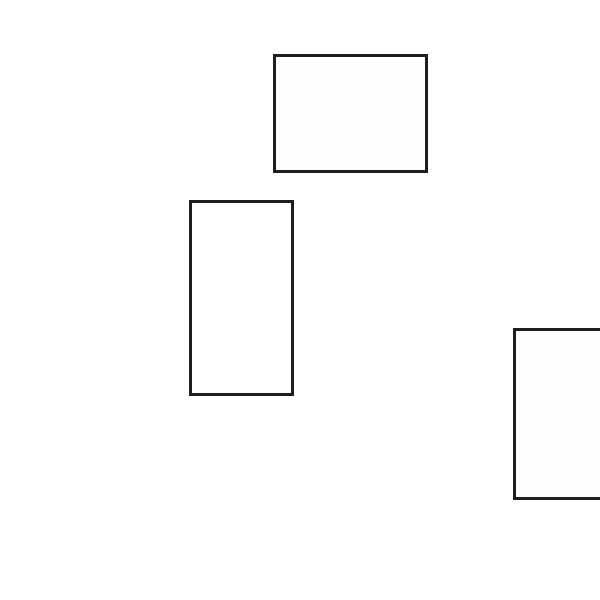
Frame 1 (no input)
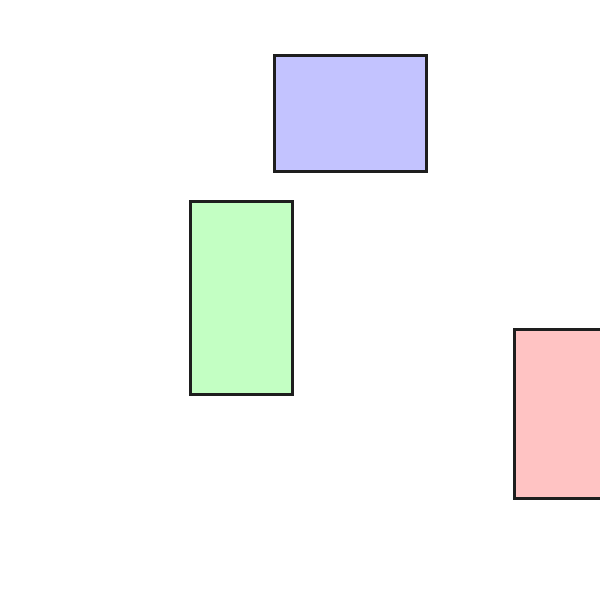
Frame 60 (the mouse pressed at the canvas centre just before this capture)
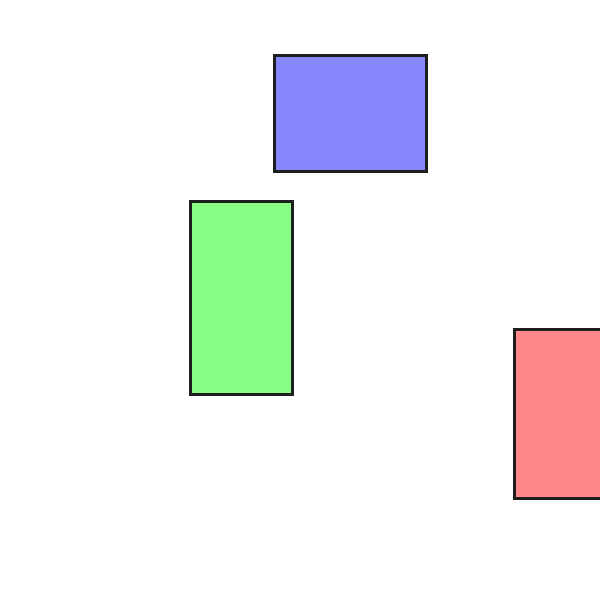
Frame 120 (the mouse held since frame 60 and released just before this capture)

The Processing sketch that drew these frames (run headless with seeded random() and noise(); from frame 60 on, the mouse is pressed at the canvas centre):

// Processing sketch: rgbamondrianpure
// ── rgbamondrianpure.pde
int SIZE = 600;
int baset, tvar;
int SW;
float j = 0;
float[] exes = {random(SIZE*0.25, SIZE*0.75), random(SIZE*0.25, SIZE*0.75), random(SIZE*0.25, SIZE*0.75), random(SIZE*0.25, SIZE*0.75)};
int i = 0;
float x1,x2,x3,y1,y2,y3,w1,w2,w3,h1,h2,h3;
int BG = 255;

void mousePressed() {
  mp();
}
void mp(){
 fill(255);
 //line(20, 30, SIZE-20, 30);
 //   line(SIZE-35, 20, SIZE-35, SIZE-25);
 //   line(20, SIZE-25, 90, SIZE-25);
 //   line(30, SIZE-90, 30, SIZE-10);

    rect(random(SIZE-100), random(SIZE-100),random(100,400), random(100,400));
    rect(random(SIZE-100), random(SIZE-100),random(100,400),random(100,400));

    rect(random(SIZE-100), random(SIZE-100),random(100,400),random(100,400));

    strokeWeight(1.25);
    //triangle(SIZE*0.385, SIZE*0.465, SIZE*0.27, SIZE*0.465, SIZE*0.385, SIZE*0.58);
    //line(SIZE*0.385, SIZE*0.465, SIZE*0.385, SIZE*0.635);
}

void setup() {
  SW = 10;
    stroke(30);

  strokeCap(SQUARE);
  surface.setSize(SIZE, SIZE);
  background(BG);
  //background(color(0,100,100, 1));
  strokeWeight(SW);
  baset = 5;
  tvar = 0;
//  s1 = new Scribbler(random(SIZE), random(SIZE), 60, 5);
   x1 = random(SIZE);
      x2 = random(SIZE);
      x3 = random(SIZE);
      y1 = random(SIZE);
      y2 = random(SIZE);
      y3 = random(SIZE);
      w1 = random(100,250);
      w2 = random(100,250);
      w3 = random(100,250);
      h1 = random(100,250);
      h2 = random(100,250);
      h3 = random(100,250);
}

void lines() {
  strokeWeight(2);
    for(int i = 0; i < exes.length; i++){
          float x = exes[i];

    line(x,SIZE*0.25,x,(SIZE*0.25+(SIZE*0.5/600.0)*j));
    }
    j = (j + 1);
    println(j);
}

void draw() {    
  
  if(i++==255){
      i = 0;
      background(BG);
      x1 = random(SIZE-100);
      x2 = random(SIZE-100);
      x3 = random(SIZE-100);
      y1 = random(SIZE-100);
      y2 = random(SIZE-100);
      y3 = random(SIZE-100);
      w1 = random(100,400);
      w2 = random(100,400);
      w3 = random(100,400);
      h1 = random(100,400);
      h2 = random(100,400);
      h3 = random(100,400);
      mp();
  }
//    s1.scribble();
    //s2.scribble();
    strokeWeight(3);
    //line(20, 30, SIZE-20, 30);
    //line(SIZE-35, 20, SIZE-35, SIZE-25);
    //line(20, SIZE-25, 90, SIZE-25);
    //line(30, SIZE-90, 30, SIZE-10);
        fill(255, 0, 0,1);

    rect(x1, y1, w1, h1);
        fill(0, 255, 0,1);

    rect(x2,y2,w2,h2);
        fill(0, 0, 255,1);

    rect(x3,y3,w3,h3);

    //strokeWeight(1.25);
    //triangle(SIZE*0.385, SIZE*0.465, SIZE*0.27, SIZE*0.465, SIZE*0.385, SIZE*0.58);
    //line(SIZE*0.385, SIZE*0.465, SIZE*0.385, SIZE*0.635);
    //triangle(0, 0, SIZE,0, SIZE, SIZE);
    //lines();
    noFill();
//    fill(255,1);
//    stroke(255, 1);
//
//
//    ellipse(SIZE*0.5,SIZE*0.5,50,50);
//        ellipse(SIZE*0.5,SIZE*0.5,40,40);
//            fill(255,10);
//
//            stroke(255, 10);
//
//        ellipse(SIZE*0.5,SIZE*0.5,30,30);
//        ellipse(SIZE*0.5,SIZE*0.5,20,20);
//        ellipse(SIZE*0.5,SIZE*0.5,10,10);
//                ellipse(SIZE*0.5,SIZE*0.5,5,5);
//
//

    //s3.scribble();

}
